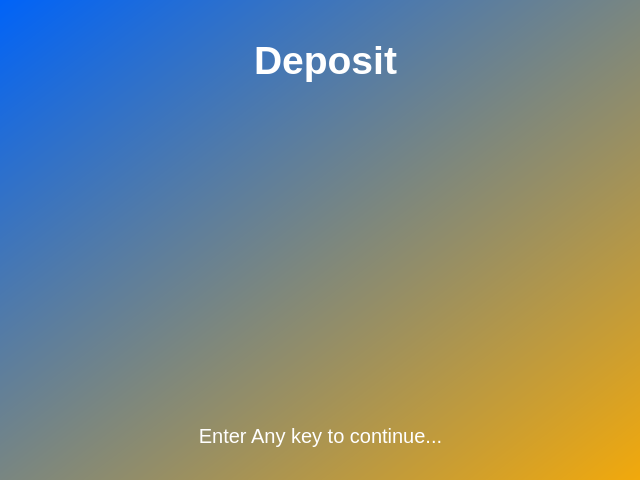
<?xml version="1.0" encoding="UTF-8"?>
<ui version="4.0">
 <class>MainWindow</class>
 <widget class="QMainWindow" name="MainWindow">
  <property name="geometry">
   <rect>
    <x>0</x>
    <y>0</y>
    <width>640</width>
    <height>480</height>
   </rect>
  </property>
  <property name="windowTitle">
   <string>Deposit</string>
  </property>
  <property name="styleSheet">
   <string notr="true">background-color: qlineargradient(spread:pad, x1:0, y1:0, x2:1, y2:1, stop:0 rgba(0, 99, 248, 255), stop:1 rgba(242, 169, 11, 255));
color: rgb(255, 255, 255);</string>
  </property>
  <widget class="QWidget" name="centralwidget">
   <widget class="QLabel" name="label">
    <property name="geometry">
     <rect>
      <x>10</x>
      <y>30</y>
      <width>631</width>
      <height>61</height>
     </rect>
    </property>
    <property name="font">
     <font>
      <pointsize>29</pointsize>
      <weight>75</weight>
      <bold>true</bold>
     </font>
    </property>
    <property name="styleSheet">
     <string notr="true">background-color: qlineargradient(spread:pad, x1:0, y1:0, x2:1, y2:1, stop:0 rgba(0, 0, 0, 0), stop:1 rgba(0, 0, 0, 0));</string>
    </property>
    <property name="text">
     <string>Deposit</string>
    </property>
    <property name="alignment">
     <set>Qt::AlignCenter</set>
    </property>
   </widget>
   <widget class="QLabel" name="label_3">
    <property name="geometry">
     <rect>
      <x>0</x>
      <y>410</y>
      <width>641</width>
      <height>51</height>
     </rect>
    </property>
    <property name="font">
     <font>
      <pointsize>15</pointsize>
     </font>
    </property>
    <property name="styleSheet">
     <string notr="true">background-color: qlineargradient(spread:pad, x1:0, y1:0, x2:1, y2:1, stop:0 rgba(0, 0, 0, 0), stop:1 rgba(0, 0, 0, 0));</string>
    </property>
    <property name="text">
     <string>Enter Any key to continue...</string>
    </property>
    <property name="alignment">
     <set>Qt::AlignCenter</set>
    </property>
   </widget>
   <widget class="QLabel" name="label_4">
    <property name="geometry">
     <rect>
      <x>100</x>
      <y>90</y>
      <width>461</width>
      <height>251</height>
     </rect>
    </property>
    <property name="styleSheet">
     <string notr="true">background-color: qlineargradient(spread:pad, x1:0, y1:0, x2:1, y2:1, stop:0 rgba(0, 0, 0, 0), stop:1 rgba(0, 0, 0, 0));</string>
    </property>
    <property name="text">
     <string>&lt;html&gt;&lt;head/&gt;&lt;body&gt;&lt;p&gt;&lt;img src=&quot;ui/res/smallABDnobg.png&quot;/&gt;&lt;/p&gt;&lt;/body&gt;&lt;/html&gt;</string>
    </property>
   </widget>
  </widget>
 </widget>
 <resources/>
 <connections/>
</ui>
